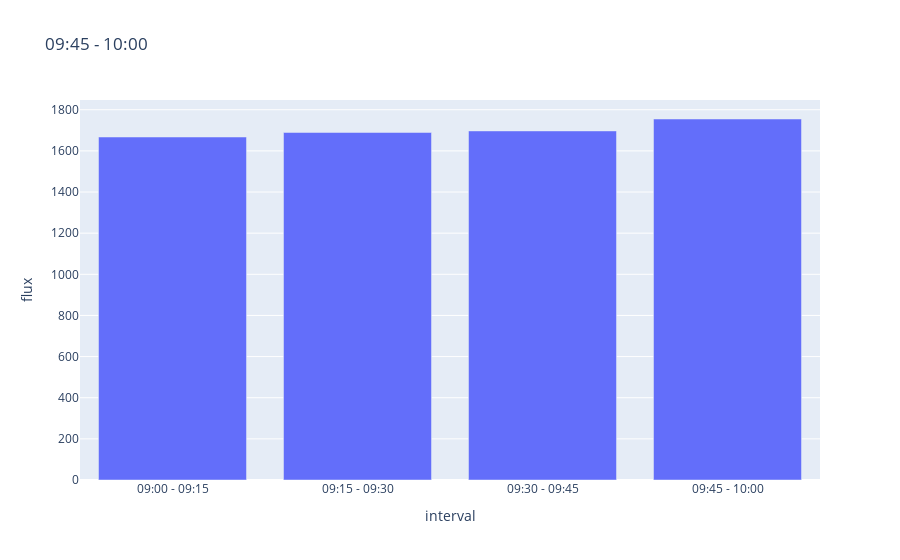

The notebook cell this image was saved under:
### Markdown cell above
# 2.d.  Determine os fluxos horários nos intervalos de 15 minutos em veículos de passeio equivalentes e apresente os resultados em uma tabela e em um gráfico de colunas;

### Code cell
def flux(intervals):
    fluxes = []
    for interval in intervals:

        df = interval[3][['type', 'count']].groupby(['type']).count().reset_index()
        df['count'] = df['count'] * df['type'].map(convertion_factor)
        df['count (VP equivalent)'] = df['count']
        df = df[['type', 'count (VP equivalent)']]
        flux = df['count (VP equivalent)'].sum()
        fluxes.append([interval[2], flux])
    fluxes = pd.DataFrame(fluxes, columns=['interval', 'flux'])
    fig = px.bar(fluxes, x='interval', y='flux', title=interval[2])
    fig.show()
    return fluxes

fluxes = flux(intervals)
fluxes

### Figure 1 — Plotly figure (JSON) as saved in the notebook; plotly's stock layout.template omitted (floating-point values rounded to 4 significant figures)
{"data": [{"alignmentgroup": "True", "hovertemplate": "interval=%{x}<br>flux=%{y}<extra></extra>", "legendgroup": "", "marker": {"color": "#636efa", "pattern": {"shape": ""}}, "name": "", "offsetgroup": "", "orientation": "v", "showlegend": false, "textposition": "auto", "type": "bar", "x": ["09:00 - 09:15", "09:15 - 09:30", "09:30 - 09:45", "09:45 - 10:00"], "xaxis": "x", "y": [1668.0, 1690.0, 1697, 1755], "yaxis": "y"}], "layout": {"barmode": "relative", "legend": {"tracegroupgap": 0}, "title": {"text": "09:45 - 10:00"}, "xaxis": {"anchor": "y", "domain": [0, 1], "title": {"text": "interval"}}, "yaxis": {"anchor": "x", "domain": [0, 1], "title": {"text": "flux"}}}}
